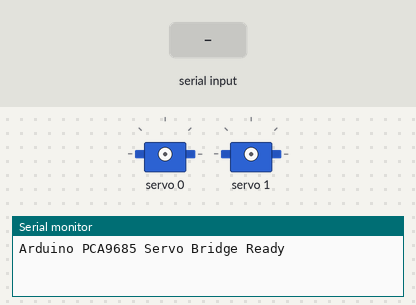
Bench run of a sketch on a simulated Arduino Uno, built with avr-gcc and run on an emulated ATmega328P. Parts: 2 × servo, the last lines printed to the serial monitor. The test bench sets the inputs (shaded band).

Above: at 1.2 s.
1.3 s: "CENTER\n" received over Serial
2.8 s: "SERVO,,45\n" received over Serial
At 3.1 s:
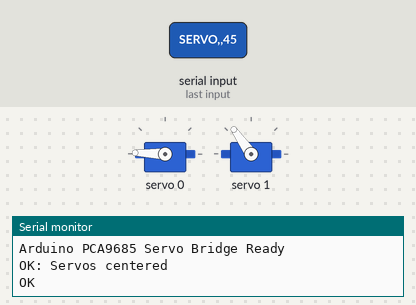
Timing chart, 0 to 5.8 s (numbered marks = the images above; inputs shaded):
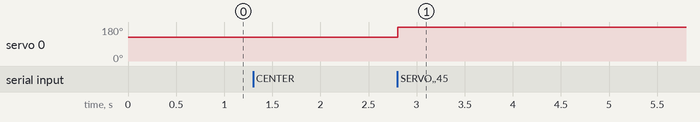

Measured:
- after the input at 2.8 s, servo 0: 125° → 178° at once

The sketch:

arduino_servo_bridge.ino
```cpp
/*
 Arduino Servo Bridge for existing PCA9685 setup
 Controls the same PCA9685 module that's normally controlled by Jetson

 This version is optimized for faster serial communication by using minimal responses.
*/

#include <Wire.h>
#include <Adafruit_PWMServoDriver.h>

// Initialize the PCA9685 driver
Adafruit_PWMServoDriver pwm = Adafruit_PWMServoDriver();

// --- Servo Parameters ---
// Adjust these values to match your specific servos' pulse width range.
// These values correspond to the servo's travel, typically -90 to 90 degrees.
#define SERVO_MIN 150  // Minimum pulse length count (out of 4096)
#define SERVO_MAX 600  // Maximum pulse length count (out of 4096)

void setup() {
  // Start serial communication at a high baud rate for fast data transfer
  Serial.begin(115200);
  Serial.println("Arduino PCA9685 Servo Bridge Ready");

  // Initialize the PWM driver
  pwm.begin();
  // Set the PWM frequency to 50Hz, which is standard for analog servos
  pwm.setPWMFreq(50);

  delay(10); // Short delay to allow everything to initialize
}

void loop() {
  // Check if there is data available to read from the serial port
  if (Serial.available() > 0) {
    // Read the incoming command until a newline character is received
    String command = Serial.readStringUntil('\n');
    command.trim(); // Remove any leading/trailing whitespace

    // --- Command Parser ---

    // Check for the primary servo control command: "SERVO,channel,angle"
    if (command.startsWith("SERVO,")) {
      // Find the positions of the commas to parse the channel and angle
      int firstComma = command.indexOf(',');
      int secondComma = command.indexOf(',', firstComma + 1);

      // Ensure the command format is valid (contains two commas)
      if (firstComma > 0 && secondComma > firstComma) {
        // Extract the channel number (as an integer)
        int channel = command.substring(firstComma + 1, secondComma).toInt();
        // Extract the angle (as a float)
        float angle = command.substring(secondComma + 1).toFloat();

        // Map the angle (-90 to 90 degrees) to the servo's pulse width range
        int pulseWidth = map(angle, -90, 90, SERVO_MIN, SERVO_MAX);
        // Constrain the pulse width to the defined min/max to prevent servo damage
        pulseWidth = constrain(pulseWidth, SERVO_MIN, SERVO_MAX);

        // Set the PWM for the target channel
        pwm.setPWM(channel, 0, pulseWidth);

        // OPTIMIZATION: Send a minimal "OK" response for speed.
        // This reduces serial latency, which is critical for real-time control.
        Serial.println("OK");
      } else {
        // If the command format is wrong, send a minimal error response.
        Serial.println("ERR");
      }
    }
    // Check for the "CENTER" command to center both servos
    else if (command == "CENTER") {
      int centerPulse = (SERVO_MIN + SERVO_MAX) / 2;
      pwm.setPWM(0, 0, centerPulse); // Center channel 0
      pwm.setPWM(1, 0, centerPulse); // Center channel 1
      Serial.println("OK: Servos centered");
    }
    // Check for the "OFF" command to disable servo outputs
    else if (command == "OFF") {
      // Setting the pulse width to 0 effectively disables the PWM signal
      pwm.setPWM(0, 0, 0);
      pwm.setPWM(1, 0, 0);
      Serial.println("OK: Servos disabled");
    }

    // NOTE: Detailed error messages and other commands like STATUS and TRACK
    // have been removed to reduce code size and serial traffic for performance.
  }
}
```
